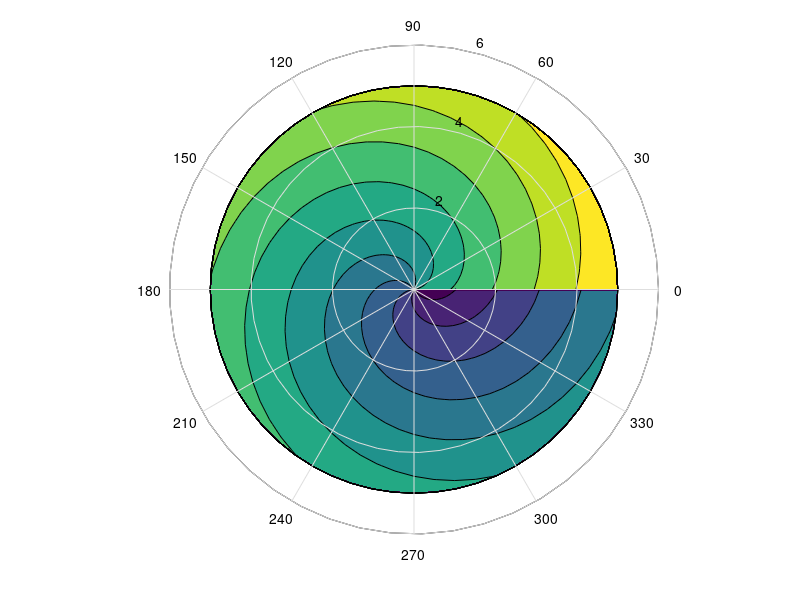

Write the MATLAB code that produced this figure.
%test
% Create polar data
[r,t] = meshgrid(0:.1:5,0:pi/30:(2*pi));
z = r - t;
% Convert to Cartesian
x = r.*cos(t);
y = r.*sin(t);
h = polar(x,y);
hold on;
contourf(x,y,z);
% Hide the POLAR function data and leave annotations
set(h,'Visible','off')
% Turn off axes and set square aspect ratio
axis off
axis image